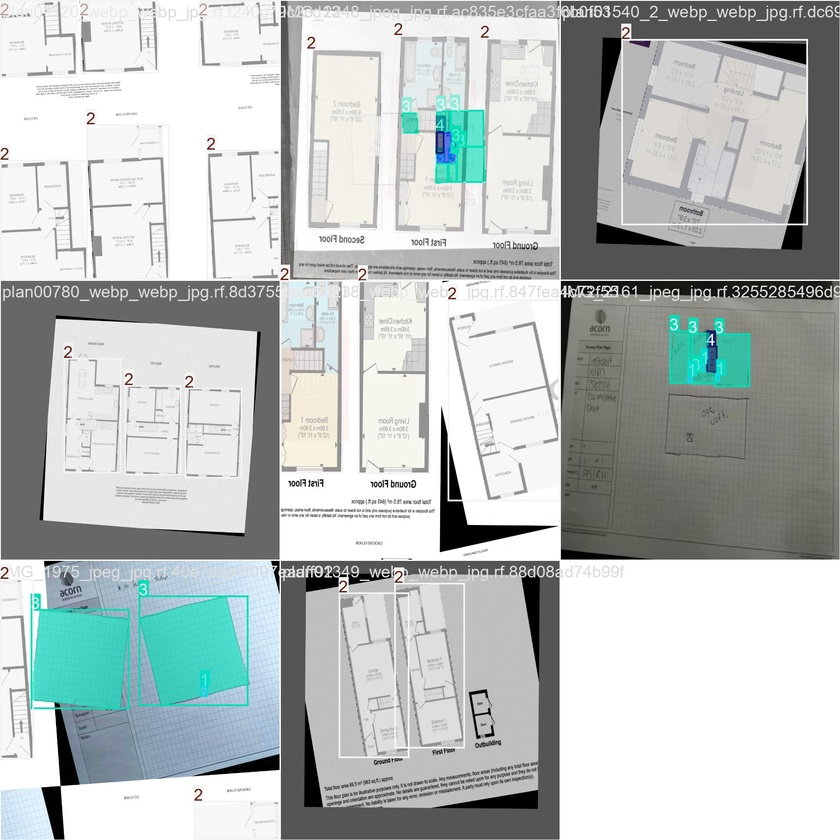
#> input picture training/Training/train_batch0.jpg, 840 x 840 px, shrunk from 1920 x 1920 before the run
$ python -i color_analysis.py   (imports and definitions only)
#> lines starting #> are read from the running program, lines starting #| are printed output that depends on the picture; after the words box and inside, x2 and y2 are one past the last pixel; in counts of white or black regions, pixels touching at a corner belong together
#> further down, picture is the input picture: shape (840, 840, 3); mean B, G, R 190.7, 191.7, 185.3
"""Color analysis: detect blue ACM hatching, green cable routes, red markers."""

import cv2
import numpy as np
from typing import Any, Dict, List, Optional


def analyze_colors(image: np.ndarray, debug_dir: Optional[str] = None) -> Dict[str, Any]:
    """
    Detect and extract colored regions from the sketch.

    Returns dict with blue_mask, blue_regions, green_mask, green_path,
    red_mask, has_colors.
    """
    import os
    hsv = cv2.cvtColor(image, cv2.COLOR_BGR2HSV)
#> hsv: shape (840, 840, 3); mean H, S, V 19.4, 12.8, 193

    # ----- Blue detection (ACM hatching) -----
    # Only detect clear blue PEN marks (sat>=70), not grid paper tint (sat 10-40).
    # Real blue hatching uses strong-saturation pen/marker strokes.
    # Grid paper under variable lighting can reach sat 30-50, so we stay well above.
    blue_ranges = [
        (np.array([100, 70, 50]), np.array([130, 255, 255])),   # Standard blue pen
        (np.array([90, 70, 40]), np.array([140, 255, 255])),    # Wider hue, same sat floor
    ]
    blue_mask = np.zeros(image.shape[:2], dtype=np.uint8)
    for lower, upper in blue_ranges:
        mask = cv2.inRange(hsv, lower, upper)
        blue_mask = cv2.bitwise_or(blue_mask, mask)
#> this loop made 2 passes
#> pass 1, in analyze_colors, `mask = cv2.inRange(hsv, lower, upper)`:
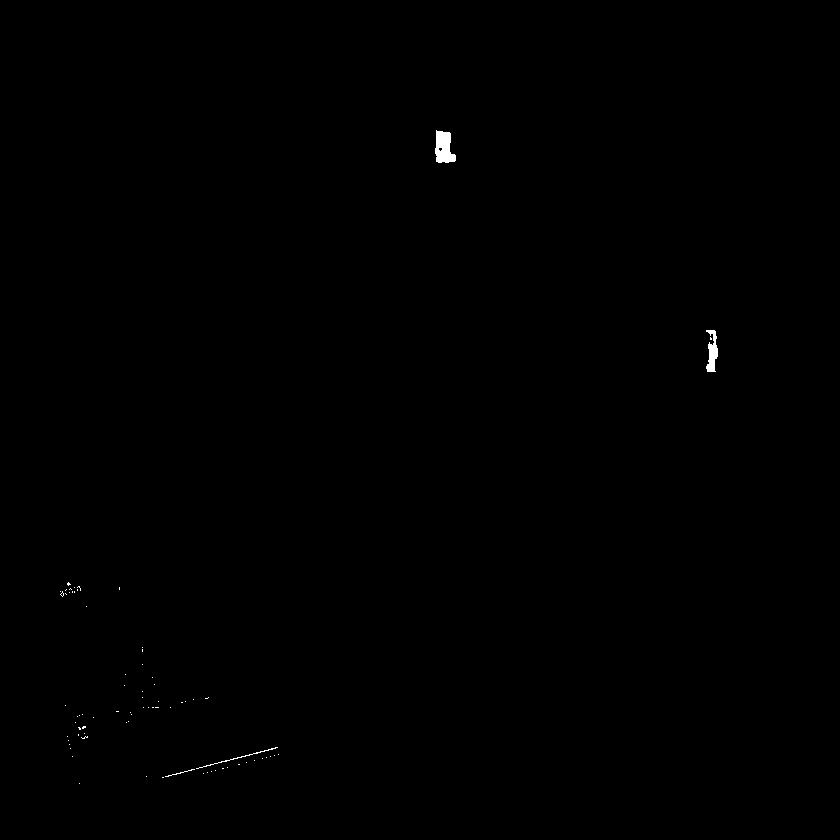
#> mask: shape (840, 840); 0.15% white; 76 white regions (72 under 20 px), largest, box (x1, y1, x2, y2) and area: (435, 130, 456, 163) 492, (706, 330, 718, 372) 301, (196, 747, 278, 769) 100, (165, 769, 195, 777) 34

    # Clean up blue mask
    kernel = cv2.getStructuringElement(cv2.MORPH_ELLIPSE, (5, 5))
    blue_mask = cv2.morphologyEx(blue_mask, cv2.MORPH_CLOSE, kernel)
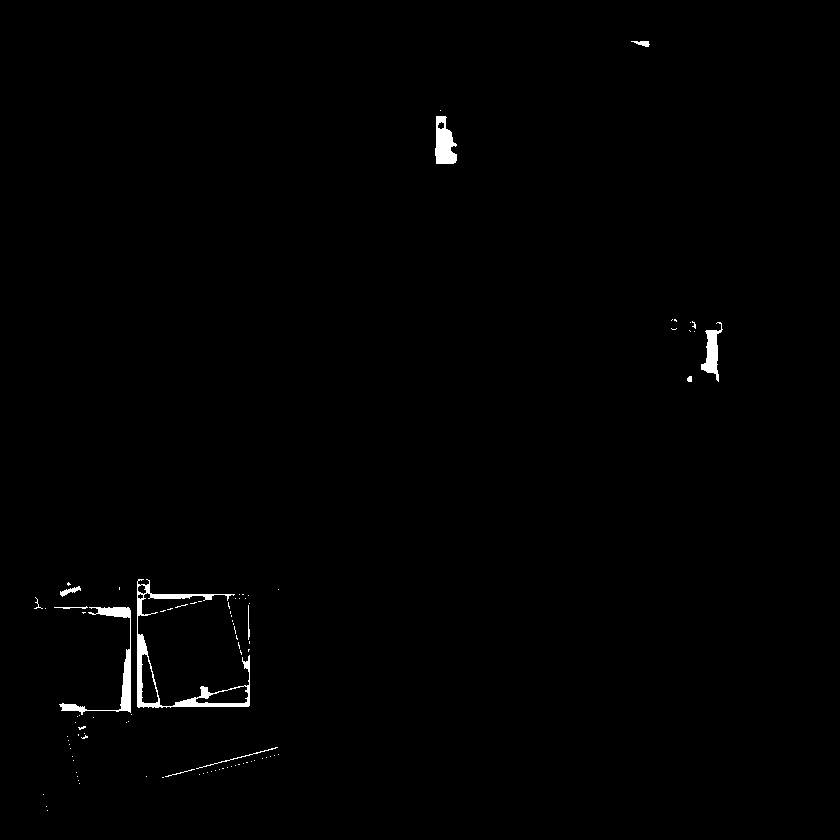
#> blue_mask: shape (840, 840); 0.69% white; 94 white regions (82 under 20 px), largest, box (x1, y1, x2, y2) and area: (137, 579, 250, 708) 1863, (59, 607, 131, 715) 1055, (435, 116, 457, 164) 729
    blue_mask = cv2.morphologyEx(blue_mask, cv2.MORPH_OPEN, kernel)
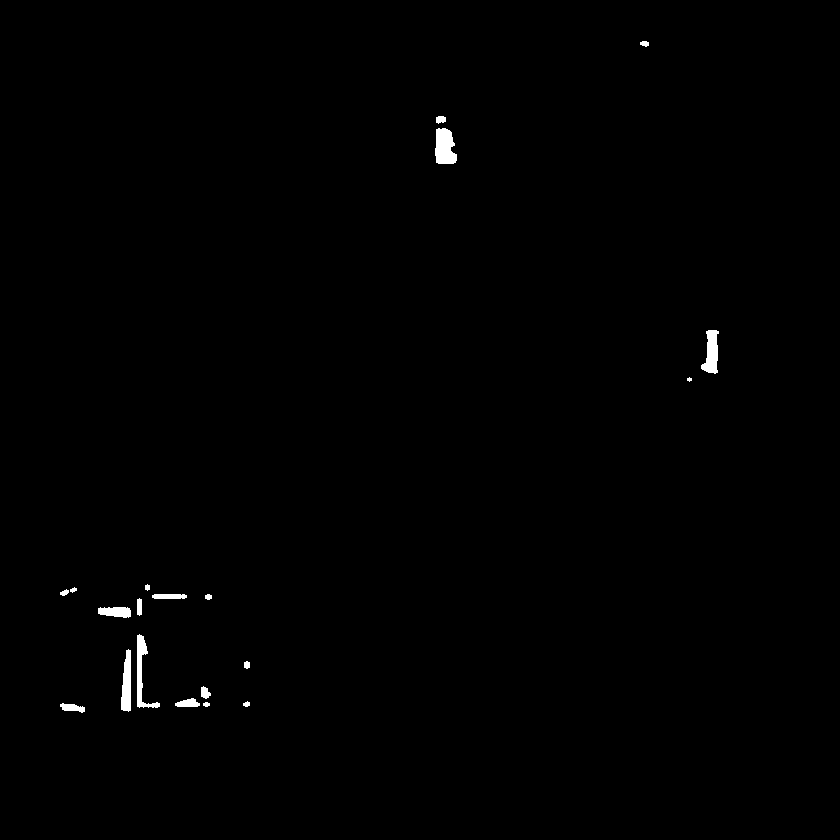
#> blue_mask: shape (840, 840); 0.48% white; 20 white regions (1 under 20 px)

    # Sanity check: if >40% of image is "blue", it's grid paper tint, not real hatching.
    # Real ACM hatching covers specific rooms, never the entire sketch.
    total_px = max(image.shape[0] * image.shape[1], 1)
#> total_px = 705600
    blue_pct_raw = cv2.countNonZero(blue_mask) / total_px
#> blue_pct_raw = 0.00484
    if blue_pct_raw > 0.40:
        print(f"[COLOR] Blue mask covers {blue_pct_raw:.0%} of image - likely grid paper, resetting")
        blue_mask = np.zeros(image.shape[:2], dtype=np.uint8)

    # Find blue region contours
    blue_contours, _ = cv2.findContours(blue_mask, cv2.RETR_EXTERNAL, cv2.CHAIN_APPROX_SIMPLE)
#> blue_contours = 20 contours, 4 with area under 20; largest, box (x1, y1, x2, y2) and area: (435, 128, 457, 164) 576, (701, 330, 719, 374) 446, (137, 634, 160, 708) 424, (121, 649, 131, 712) 417, (98, 607, 131, 618) 253
    min_area = image.shape[0] * image.shape[1] * 0.001
#> min_area = 705.6
    blue_regions = [c for c in blue_contours if cv2.contourArea(c) > min_area]
#> blue_regions = []

    # ----- Green detection (cable route) -----
    green_mask = cv2.inRange(hsv, np.array([25, 40, 40]), np.array([85, 255, 255]))
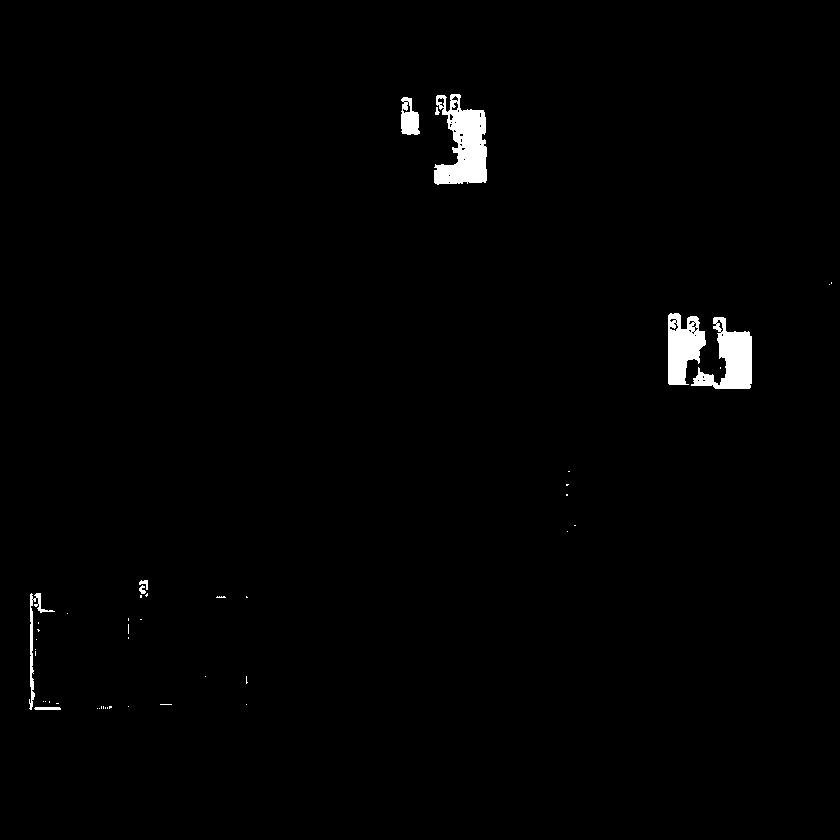
#> green_mask: shape (840, 840); 1.2% white; 47 white regions (38 under 20 px), largest, box (x1, y1, x2, y2) and area: (434, 94, 487, 185) 2978, (691, 317, 752, 389) 2165, (668, 313, 706, 385) 1821
    green_mask = cv2.morphologyEx(green_mask, cv2.MORPH_CLOSE, kernel)
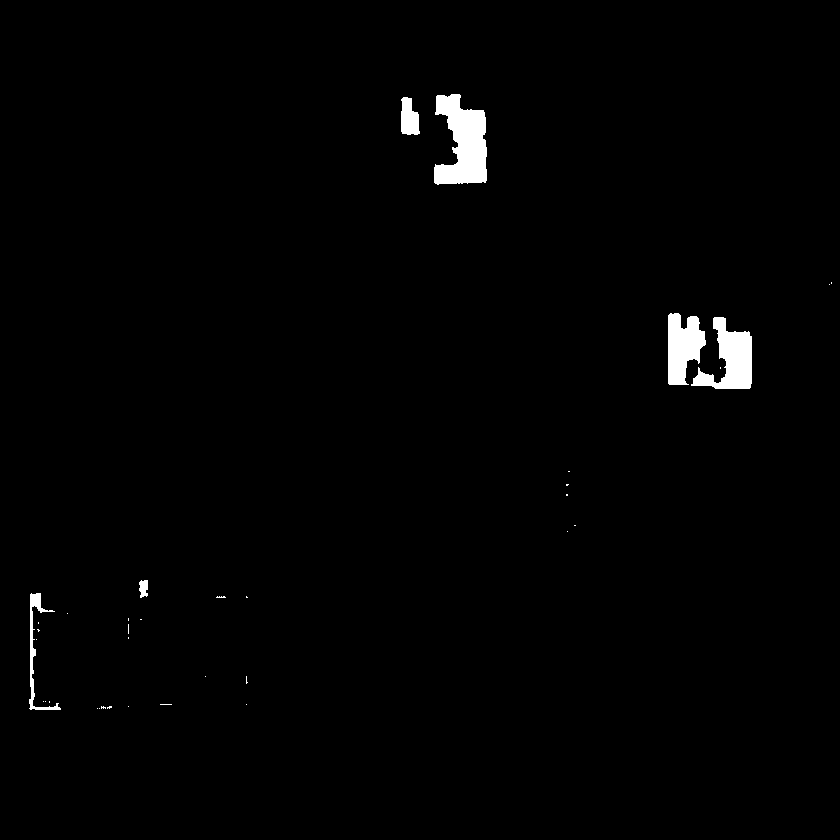
#> green_mask: shape (840, 840); 1.2% white; 36 white regions (30 under 20 px)

    green_path = None
    has_cable = cv2.countNonZero(green_mask) > (image.shape[0] * image.shape[1] * 0.002)
#> has_cable = True
    if has_cable:
        gc, _ = cv2.findContours(green_mask, cv2.RETR_EXTERNAL, cv2.CHAIN_APPROX_SIMPLE)
#> gc = 36 contours, 30 with area under 20; largest, box (x1, y1, x2, y2) and area: (434, 94, 487, 185) 3087, (691, 317, 752, 389) 2083, (668, 313, 706, 385) 1784, (401, 97, 420, 135) 502, (29, 593, 61, 710) 465, (139, 580, 148, 598) 104
        if gc:
            largest = max(gc, key=cv2.contourArea)
#> largest = contour of 120 points, box (x1, y1, x2, y2) (434, 94, 487, 185), area 3087
            green_path = largest
#> green_path has the same summary as largest

    # ----- Red detection (sample labels, markers) -----
    red_mask1 = cv2.inRange(hsv, np.array([0, 60, 60]), np.array([12, 255, 255]))
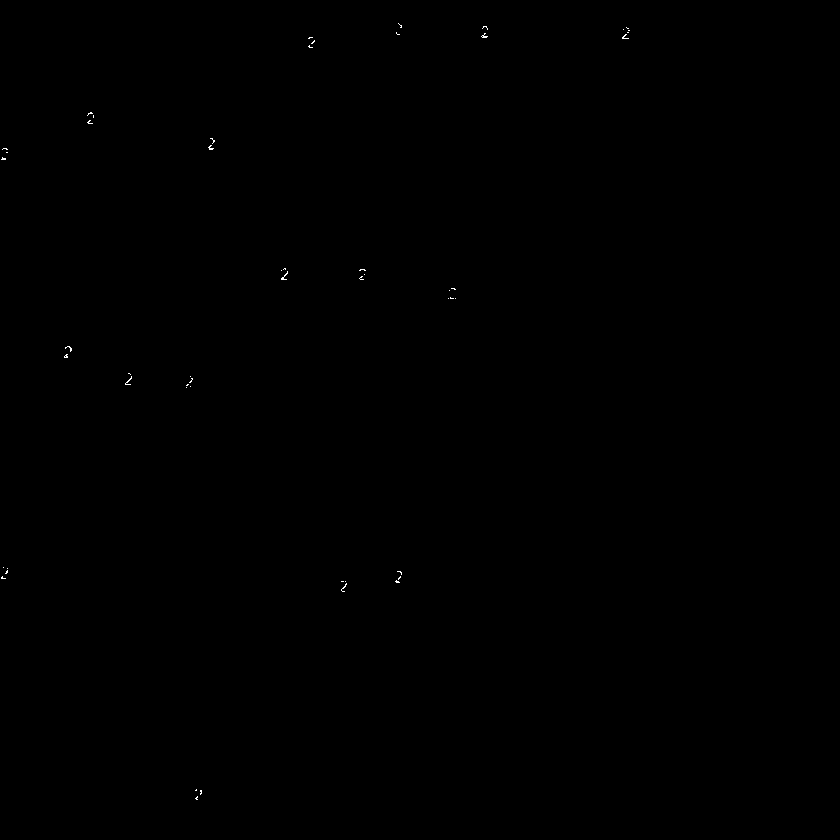
#> red_mask1: shape (840, 840); 0.05% white in thin lines or dots, all inside (x1, y1, x2, y2) = (1, 23, 630, 800)
    red_mask2 = cv2.inRange(hsv, np.array([165, 60, 60]), np.array([180, 255, 255]))
#> red_mask2: shape (840, 840); 0.01% white in thin lines or dots, all inside (x1, y1, x2, y2) = (4, 27, 628, 790)
    red_mask = cv2.bitwise_or(red_mask1, red_mask2)

    has_colors = (cv2.countNonZero(blue_mask) > min_area * 10 or has_cable)
#> has_colors = True

    if debug_dir:
        cv2.imwrite(os.path.join(debug_dir, "02_blue_mask.png"), blue_mask)
        cv2.imwrite(os.path.join(debug_dir, "02_green_mask.png"), green_mask)
        cv2.imwrite(os.path.join(debug_dir, "02_red_mask.png"), red_mask)

    blue_pct = cv2.countNonZero(blue_mask) / max(image.shape[0] * image.shape[1], 1) * 100
#> blue_pct = 0.484
    print(f"[COLOR] Blue: {blue_pct:.1f}%, regions: {len(blue_regions)}, cable: {has_cable}")
#| [COLOR] Blue: 0.5%, regions: 0, cable: True

    return {
        "blue_mask": blue_mask,
        "blue_regions": blue_regions,
        "green_mask": green_mask,
        "green_path": green_path,
        "red_mask": red_mask,
        "has_colors": has_colors,
    }


# [46 lines left out: functions erase_colors, erase_colors_aggressive, not called in this run]

>>> import cv2
>>> picture = cv2.imread('../../training/Training/train_batch0.jpg')
>>> result = analyze_colors(picture)
#> result = 6 items

$ run again, on training/Training/train_batch1.jpg
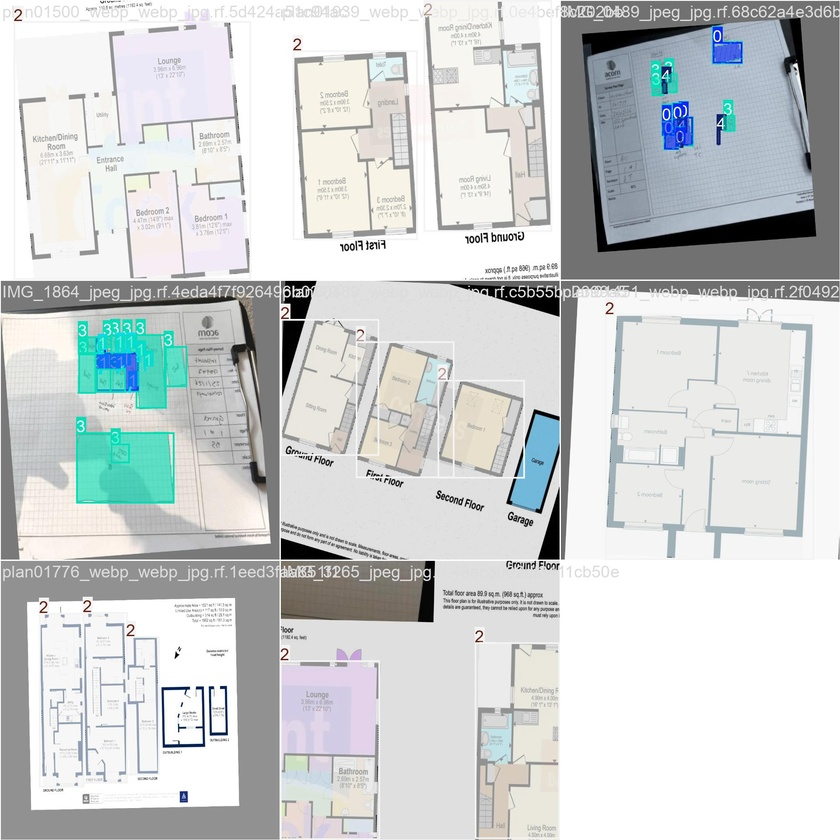
#> input picture training/Training/train_batch1.jpg, 840 x 840 px, shrunk from 1920 x 1920 before the run
#> picture is the input picture: shape (840, 840, 3); mean B, G, R 209.2, 209, 205.3
#> hsv: shape (840, 840, 3); mean H, S, V 31.6, 12.4, 212
#> the loop in analyze_colors, `for lower, upper in blue_ranges:` made 2 passes
#> pass 1, in analyze_colors, `mask = cv2.inRange(hsv, lower, upper)`:
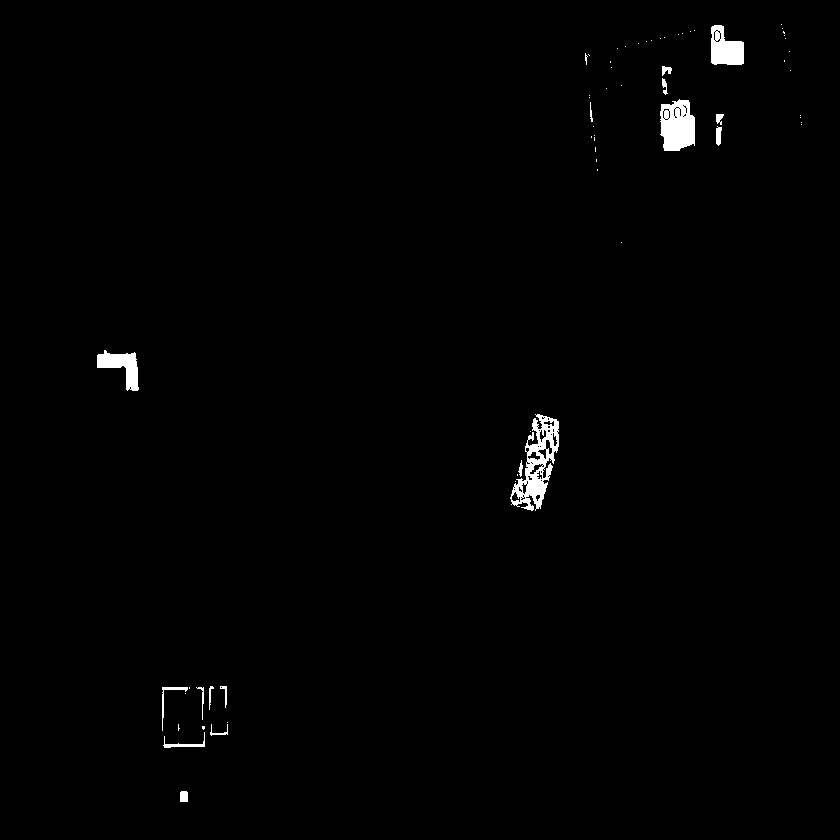
#> mask: shape (840, 840); 0.88% white; 64 white regions (47 under 20 px), largest, box (x1, y1, x2, y2) and area: (510, 414, 559, 511) 1948, (660, 99, 695, 151) 1436, (711, 25, 744, 65) 948
#> blue_pct_raw = 0.0105
#> blue_contours = 11 contours, 3 with area under 20; largest, box (x1, y1, x2, y2) and area: (511, 414, 559, 511) 2782, (660, 99, 695, 151) 1498, (96, 349, 140, 394) 1080, (711, 24, 744, 66) 958, (659, 62, 675, 96) 284, (716, 112, 727, 145) 205, (180, 791, 188, 802) 64, (584, 48, 590, 57) 34
#> blue_regions = 4 contours; box (x1, y1, x2, y2) and area: (511, 414, 559, 511) 2782, (660, 99, 695, 151) 1498, (96, 349, 140, 394) 1080, (711, 24, 744, 66) 958
#> in analyze_colors, `green_mask = cv2.morphologyEx(green_mask, cv2.MORPH_CLOSE, kernel)`:
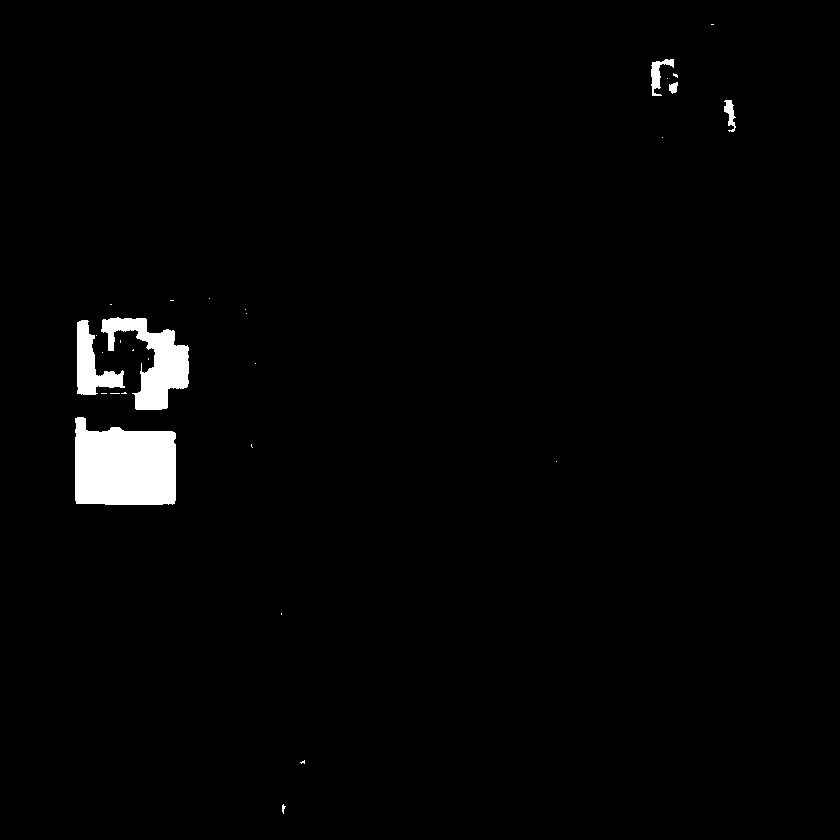
#> green_mask: shape (840, 840); 1.9% white; 29 white regions (22 under 20 px)
#> has_cable = True
#> gc = 29 contours, 23 with area under 20; largest, box (x1, y1, x2, y2) and area: (75, 417, 176, 505) 7418, (101, 317, 189, 410) 3410, (77, 320, 125, 395) 1510, (651, 59, 674, 96) 272, (724, 100, 736, 132) 154, (669, 82, 678, 94) 60
#> largest = contour of 56 points, box (x1, y1, x2, y2) (75, 417, 176, 505), area 7418
#> green_path has the same summary as largest
#> red_mask1: shape (840, 840); 0.03% white in thin lines or dots, all inside (x1, y1, x2, y2) = (15, 10, 613, 660)
#> red_mask2: shape (840, 840); 0.01% white in thin lines or dots, all inside (x1, y1, x2, y2) = (16, 9, 612, 660)
#> red_mask: shape (840, 840); 0.03% white in thin lines or dots, all inside (x1, y1, x2, y2) = (15, 9, 613, 660)
#> has_colors = True
#> blue_pct = 1.05
#| [COLOR] Blue: 1.1%, regions: 4, cable: True
#> result = 6 items
